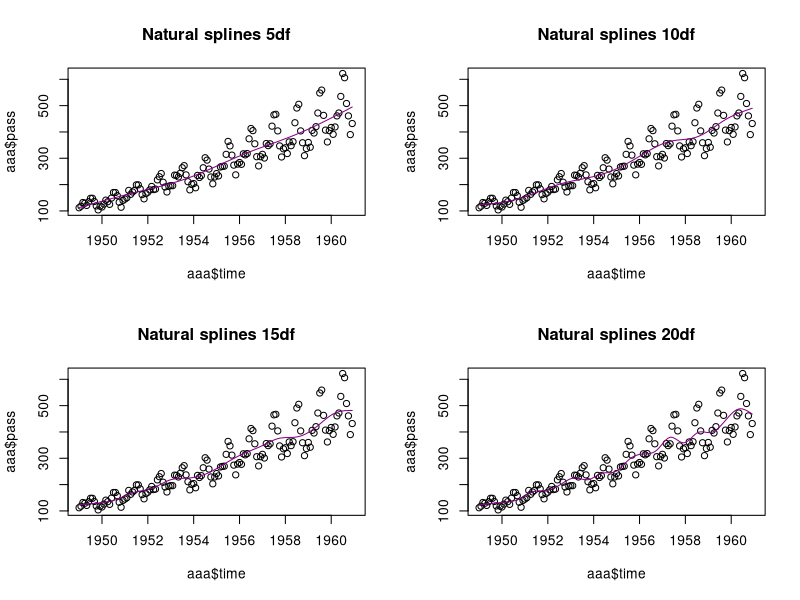
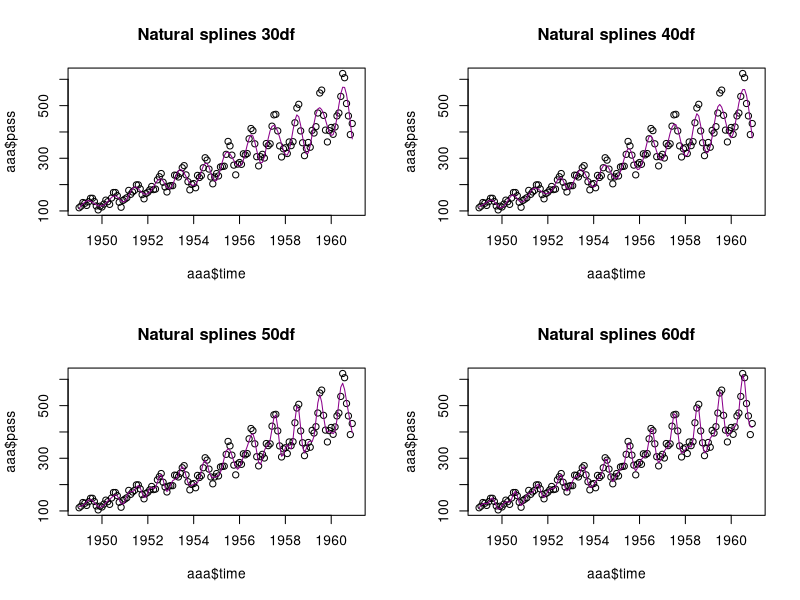
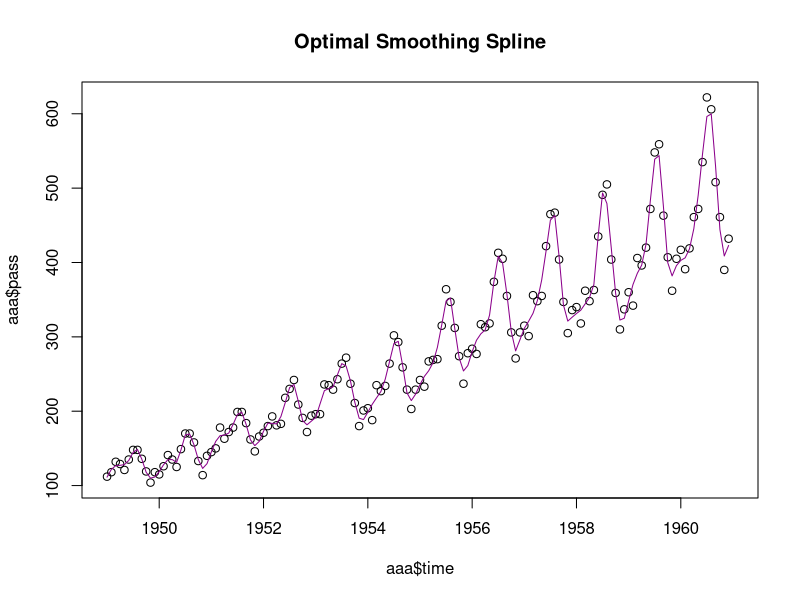
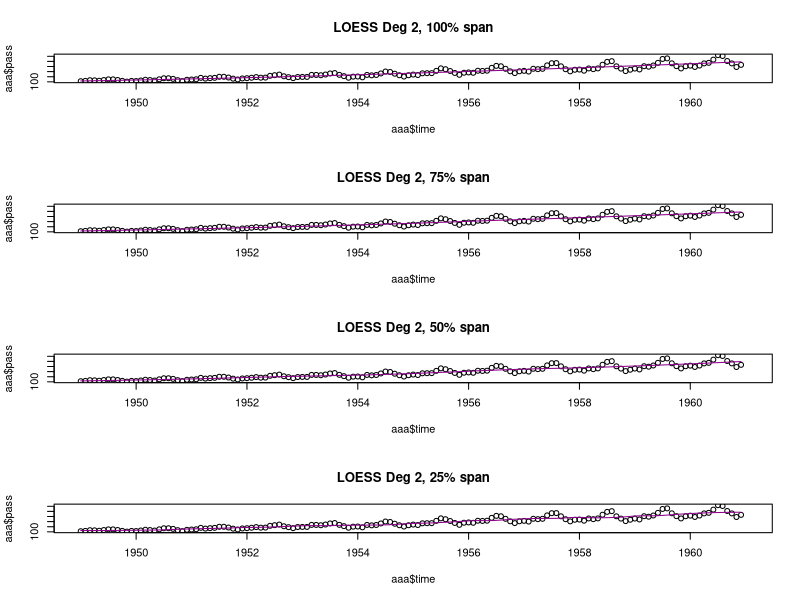
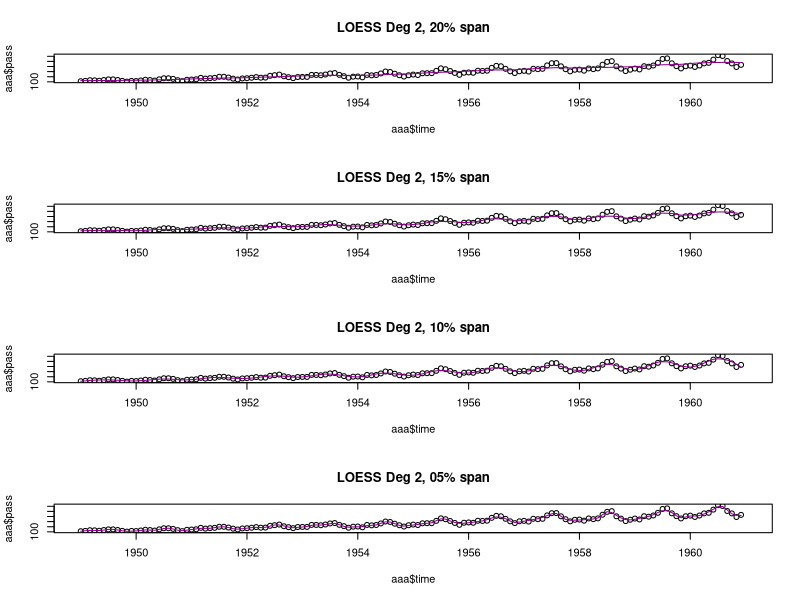
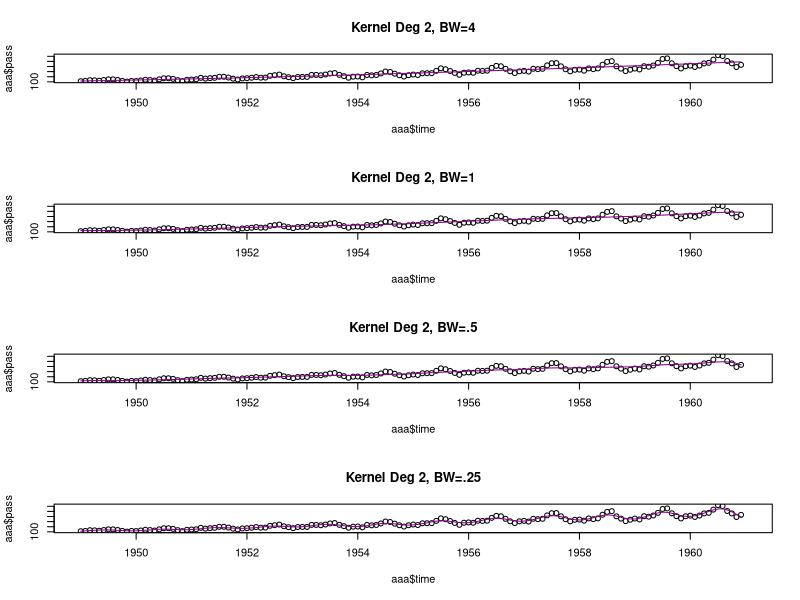
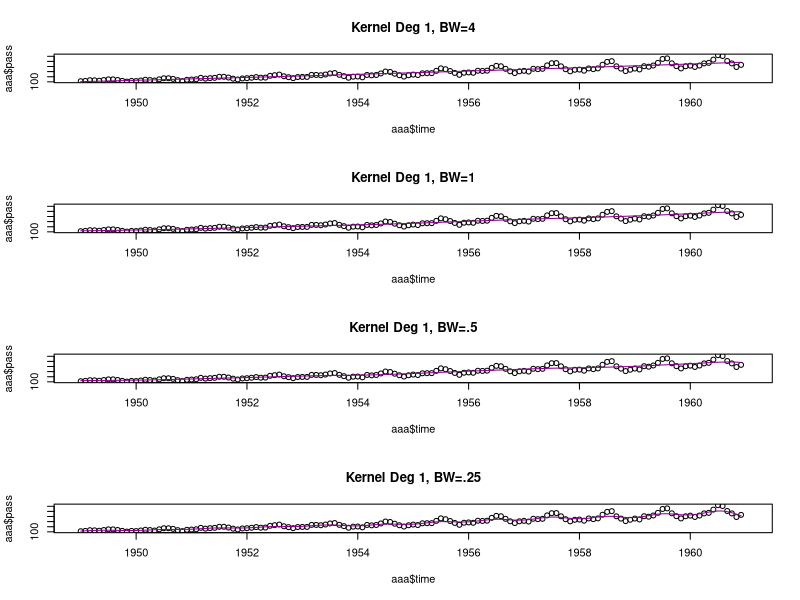
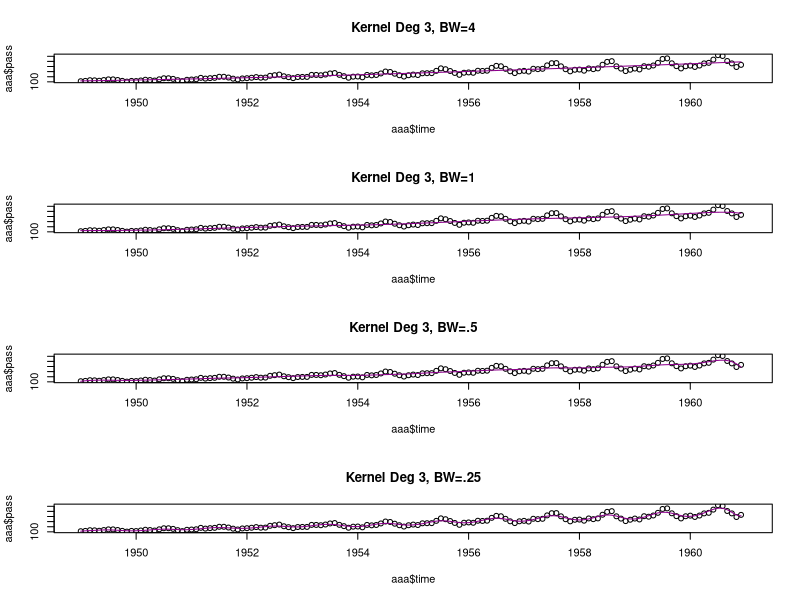

The R source for these figures, in order: (Note: this script raises an error after producing the figures.)
# Fitting various univariate spline methods

aaa <- data.frame(pass=AirPassengers, time=seq(1949, 1960.91666666667, 1/12))

win.graph(h=16, w=16, pointsize=12)
par(mfrow=c(2,2))
#plot(y=aaa$pass, x=aaa$time, main="Natural splines", xlim=c(1949,1961))
#legend(x=3, y=40, legend=c("Natural Cubic Spline 3 df", 
#                           "Natural Cubic Spline 7 df", "Natural Cubic Spline, 9 df"), 
#       lty="solid", col=colors()[c(24, 121,145,84)])

library(splines)

# Natural cubic regression spline using ns() to create the smoothing matrix S
# 5 DF spline
nat.spl.5 <- lm(data=aaa, pass ~ ns(time,df=5))
summary(nat.spl.5)
plot(y=aaa$pass, x=aaa$time, main="Natural splines 5df", xlim=c(1949,1961), col=colors()[24])
lines(x=aaa$time, y=predict(nat.spl.5, newdata=aaa), col=colors()[84])

# 10 DF spline
nat.spl.10 <- lm(data=aaa, pass ~ ns(time,df=10))
summary(nat.spl.10)
plot(y=aaa$pass, x=aaa$time, main="Natural splines 10df", xlim=c(1949,1961), col=colors()[24])
lines(x=aaa$time, y=predict(nat.spl.10, newdata=aaa), col=colors()[84])

# 15 DF spline
nat.spl.15 <- lm(data=aaa, pass ~ ns(time,df=15))
summary(nat.spl.15)
plot(y=aaa$pass, x=aaa$time, main="Natural splines 15df", xlim=c(1949,1961), col=colors()[24])
lines(x=aaa$time, y=predict(nat.spl.15, newdata=aaa), col=colors()[84])

# 20 DF spline
nat.spl.20 <- lm(data=aaa, pass ~ ns(time,df=20))
summary(nat.spl.20)
plot(y=aaa$pass, x=aaa$time, main="Natural splines 20df", xlim=c(1949,1961), col=colors()[24])
lines(x=aaa$time, y=predict(nat.spl.20, newdata=aaa), col=colors()[84])

win.graph(h=16, w=16, pointsize=12)
par(mfrow=c(2,2))

# 30 DF spline
nat.spl.30 <- lm(data=aaa, pass ~ ns(time,df=30))
summary(nat.spl.30)
plot(y=aaa$pass, x=aaa$time, main="Natural splines 30df", xlim=c(1949,1961), col=colors()[24])
lines(x=aaa$time, y=predict(nat.spl.30, newdata=aaa), col=colors()[84])

# 40 DF spline
nat.spl.40 <- lm(data=aaa, pass ~ ns(time,df=40))
summary(nat.spl.40)
plot(y=aaa$pass, x=aaa$time, main="Natural splines 40df", xlim=c(1949,1961), col=colors()[24])
lines(x=aaa$time, y=predict(nat.spl.40, newdata=aaa), col=colors()[84])

# 50 DF spline
nat.spl.50 <- lm(data=aaa, pass ~ ns(time,df=50))
summary(nat.spl.50)
plot(y=aaa$pass, x=aaa$time, main="Natural splines 50df", xlim=c(1949,1961), col=colors()[24])
lines(x=aaa$time, y=predict(nat.spl.50, newdata=aaa), col=colors()[84])

# 60 DF spline
nat.spl.60 <- lm(data=aaa, pass ~ ns(time,df=60))
summary(nat.spl.60)
plot(y=aaa$pass, x=aaa$time, main="Natural splines 60df", xlim=c(1949,1961), col=colors()[24])
lines(x=aaa$time, y=predict(nat.spl.60, newdata=aaa), col=colors()[84])


# Next try smoothing splines

win.graph(h=7,w=6)
plot(y=aaa$pass, x=aaa$time, main="Optimal Smoothing Spline", xlim=c(1949,1961), col=colors()[24])

# Smoothing spline using smooth.spline()
# Note: Can specify DF.  
# If not specified, Generalized Crossvalidation is used to find "best" lambda 
#   and estimate equivalent DF,

# Default spline
sm.spl <- smooth.spline(x=aaa$time, y=aaa$pass)
sm.spl
lines(sm.spl, col=colors()[84])




# Now use Kernel Smoothers.  Start with LOESS.
#  Uses loess{stats}.  Default degree=2, span=.75, Tri-cube kernel
#Use all the data (span=proportion of data used in window)


win.graph(h=16, w=16, pointsize=12)
par(mfrow=c(4,1))

lo.100 <- loess(data=aaa, pass ~ time, span=1)
summary(lo.100)
plot(y=aaa$pass, x=aaa$time, main="LOESS Deg 2, 100% span", xlim=c(1949,1961), col=colors()[24])
lines(x=aaa$time, y=predict(lo.100, newdata=aaa), col=colors()[84])

# 75% span = default  DF spline
lo.75 <- loess(data=aaa, pass ~ time, span=.75)
summary(lo.75)
plot(y=aaa$pass, x=aaa$time, main="LOESS Deg 2, 75% span", xlim=c(1949,1961), col=colors()[24])
lines(x=aaa$time, y=predict(lo.75, newdata=aaa), col=colors()[84])

# 50% span = default  DF spline
lo.50 <- loess(data=aaa, pass ~ time, span=.5)
summary(lo.50)
plot(y=aaa$pass, x=aaa$time, main="LOESS Deg 2, 50% span", xlim=c(1949,1961), col=colors()[24])
lines(x=aaa$time, y=predict(lo.50, newdata=aaa), col=colors()[84])


lo.25 <- loess(data=aaa, pass ~ time, span=.25)
summary(lo.25)
plot(y=aaa$pass, x=aaa$time, main="LOESS Deg 2, 25% span", xlim=c(1949,1961), col=colors()[24])
lines(x=aaa$time, y=predict(lo.25, newdata=aaa), col=colors()[84])



win.graph(h=16, w=16, pointsize=12)
par(mfrow=c(4,1))


lo.20 <- loess(data=aaa, pass ~ time, span=.2)
summary(lo.20)
plot(y=aaa$pass, x=aaa$time, main="LOESS Deg 2, 20% span", xlim=c(1949,1961), col=colors()[24])
lines(x=aaa$time, y=predict(lo.20, newdata=aaa), col=colors()[84])

lo.15 <- loess(data=aaa, pass ~ time, span=.15)
summary(lo.15)
plot(y=aaa$pass, x=aaa$time, main="LOESS Deg 2, 15% span", xlim=c(1949,1961), col=colors()[24])
lines(x=aaa$time, y=predict(lo.15, newdata=aaa), col=colors()[84])

lo.10 <- loess(data=aaa, pass ~ time, span=.1)
summary(lo.10)
plot(y=aaa$pass, x=aaa$time, main="LOESS Deg 2, 10% span", xlim=c(1949,1961), col=colors()[24])
lines(x=aaa$time, y=predict(lo.10, newdata=aaa), col=colors()[84])

lo.05 <- loess(data=aaa, pass ~ time, span=.05)
summary(lo.05)
plot(y=aaa$pass, x=aaa$time, main="LOESS Deg 2, 05% span", xlim=c(1949,1961), col=colors()[24])
lines(x=aaa$time, y=predict(lo.05, newdata=aaa), col=colors()[84])


#############################################################################
# Repeat using Normal kernel via locpoly{KernSmooth}
#############################################################################

library(KernSmooth)
# bandwidth=variance of kernel.


win.graph(h=16, w=16, pointsize=12)
par(mfrow=c(4,1))
#
lp.1.5 <- locpoly(x=aaa$time, y=aaa$pass, bandwidth=4, degree=2)
plot(y=aaa$pass, x=aaa$time, main="Kernel Deg 2, BW=4", xlim=c(1949,1961), col=colors()[24])
lines(lp.1.5, col=colors()[84])

lp.1.1 <- locpoly(x=aaa$time, y=aaa$pass, bandwidth=1, degree=2)
plot(y=aaa$pass, x=aaa$time, main="Kernel Deg 2, BW=1", xlim=c(1949,1961), col=colors()[24])
lines(lp.1.1, col=colors()[84])

lp.1.5 <- locpoly(x=aaa$time, y=aaa$pass, bandwidth=.5, degree=2)
plot(y=aaa$pass, x=aaa$time, main="Kernel Deg 2, BW=.5", xlim=c(1949,1961), col=colors()[24])
lines(lp.1.5, col=colors()[84])

lp.1.1 <- locpoly(x=aaa$time, y=aaa$pass, bandwidth=.25, degree=2)
plot(y=aaa$pass, x=aaa$time, main="Kernel Deg 2, BW=.25", xlim=c(1949,1961), col=colors()[24])
lines(lp.1.1, col=colors()[84])


win.graph(h=16, w=16, pointsize=12)
par(mfrow=c(4,1))
#
lp.1.5 <- locpoly(x=aaa$time, y=aaa$pass, bandwidth=4, degree=1)
plot(y=aaa$pass, x=aaa$time, main="Kernel Deg 1, BW=4", xlim=c(1949,1961), col=colors()[24])
lines(lp.1.5, col=colors()[84])

lp.1.1 <- locpoly(x=aaa$time, y=aaa$pass, bandwidth=1, degree=1)
plot(y=aaa$pass, x=aaa$time, main="Kernel Deg 1, BW=1", xlim=c(1949,1961), col=colors()[24])
lines(lp.1.1, col=colors()[84])

lp.1.5 <- locpoly(x=aaa$time, y=aaa$pass, bandwidth=.5, degree=1)
plot(y=aaa$pass, x=aaa$time, main="Kernel Deg 1, BW=.5", xlim=c(1949,1961), col=colors()[24])
lines(lp.1.5, col=colors()[84])

lp.1.1 <- locpoly(x=aaa$time, y=aaa$pass, bandwidth=.25, degree=1)
plot(y=aaa$pass, x=aaa$time, main="Kernel Deg 1, BW=.25", xlim=c(1949,1961), col=colors()[24])
lines(lp.1.1, col=colors()[84])



win.graph(h=16, w=16, pointsize=12)
par(mfrow=c(4,1))
#
lp.1.5 <- locpoly(x=aaa$time, y=aaa$pass, bandwidth=4, degree=3)
plot(y=aaa$pass, x=aaa$time, main="Kernel Deg 3, BW=4", xlim=c(1949,1961), col=colors()[24])
lines(lp.1.5, col=colors()[84])

lp.1.1 <- locpoly(x=aaa$time, y=aaa$pass, bandwidth=1, degree=3)
plot(y=aaa$pass, x=aaa$time, main="Kernel Deg 3, BW=1", xlim=c(1949,1961), col=colors()[24])
lines(lp.1.1, col=colors()[84])

lp.1.5 <- locpoly(x=aaa$time, y=aaa$pass, bandwidth=.5, degree=3)
plot(y=aaa$pass, x=aaa$time, main="Kernel Deg 3, BW=.5", xlim=c(1949,1961), col=colors()[24])
lines(lp.1.5, col=colors()[84])

lp.1.1 <- locpoly(x=aaa$time, y=aaa$pass, bandwidth=.25, degree=3)
plot(y=aaa$pass, x=aaa$time, main="Kernel Deg 3, BW=.25", xlim=c(1949,1961), col=colors()[24])
lines(lp.1.1, col=colors()[84])


win.graph(h=16, w=16, pointsize=12)
par(mfrow=c(5,1))
#
plot(AirPassengers)

lp.1.5 <- locpoly(x=aaa$time, y=aaa$pass, bandwidth=2/12, degree=2)
plot(y=aaa$pass, x=aaa$time, main="Kernel Deg 2, BW=2/12", xlim=c(1949,1961), col=colors()[235])
lines(lp.1.5, col=colors()[84])

lp.1.5 <- locpoly(x=aaa$time, y=aaa$pass, bandwidth=1/12, degree=2)
plot(y=aaa$pass, x=aaa$time, main="Kernel Deg 2, BW=1/12", xlim=c(1949,1961), col=colors()[235])
lines(lp.1.5, col=colors()[84])

lp.1.5 <- locpoly(x=aaa$time, y=aaa$pass, bandwidth=2/12, degree=3)
plot(y=aaa$pass, x=aaa$time, main="Kernel Deg 3, BW=2/12", xlim=c(1949,1961), col=colors()[235])
lines(lp.1.5, col=colors()[84])

lp.1.5 <- locpoly(x=aaa$time, y=aaa$pass, bandwidth=1/12, degree=3)
plot(y=aaa$pass, x=aaa$time, main="Kernel Deg 3, BW=1/12", xlim=c(1949,1961), col=colors()[235])
lines(lp.1.5, col=colors()[84])

win.graph(h=16, w=16, pointsize=12)
par(mfrow=c(2,1))
#
plot(AirPassengers)
# "Optimal" selection of bandwith 
lambda = dpill(x=aaa$time, y=aaa$pass)
lambda
lp.1.opt <- locpoly(x=aaa$time, y=aaa$pass, bandwidth=lambda, degree=2)
plot(y=aaa$pass, x=aaa$time, main="Kernel Deg 2 Optimal", xlim=c(1949,1961), col=colors()[235])
lines(lp.1.opt, col=colors()[84])
